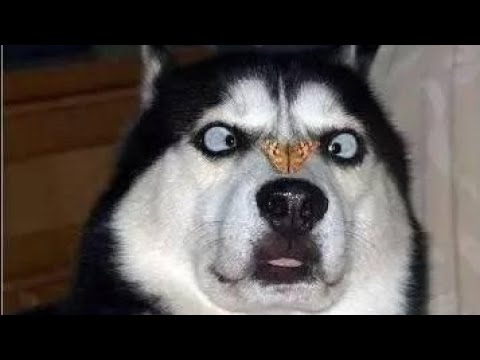
#> input picture Problem Solving/Actually problems/Seventh part/yay.jpeg, 480 x 360 px, found by its file name
$ python 'Problem 34.py'
#> lines starting #> are read from the running program, lines starting #| are printed output that depends on the picture
import cv2
import numpy as np

def create_passport_photo(image_path):
    # Load the image
    img = cv2.imread(image_path)
#> img is the input picture: shape (360, 480, 3); mean B, G, R 73, 75.5, 81

    # Set the desired dimensions for the passport-size photo
    width, height = 2, 2  # In inches (you can adjust these values)
    dpi = 300  # Dots per inch (you can adjust this value)

    # Calculate the dimensions in pixels
    width_px = int(width * dpi)
    height_px = int(height * dpi)

    # Resize the image while maintaining the aspect ratio
    aspect_ratio = img.shape[1] / img.shape[0]
#> aspect_ratio = 1.33
    if width_px / height_px > aspect_ratio:
        new_width_px = int(height_px * aspect_ratio)
        new_height_px = height_px
    else:
        new_width_px = width_px
        new_height_px = int(width_px / aspect_ratio)
#> new_height_px = 450

    img_resized = cv2.resize(img, (new_width_px, new_height_px))

    # Create the violet-white background
    background_color = (238, 130, 238)  # Violet color in BGR format
    background = np.full((height_px, width_px, 3), background_color, dtype=np.uint8)

    # Calculate the position to place the resized image at the center
    x_offset = (width_px - img_resized.shape[1]) // 2
#> x_offset = 0
    y_offset = (height_px - img_resized.shape[0]) // 2
#> y_offset = 75

    # Paste the resized image onto the background
    background[y_offset:y_offset + img_resized.shape[0], x_offset:x_offset + img_resized.shape[1]] = img_resized
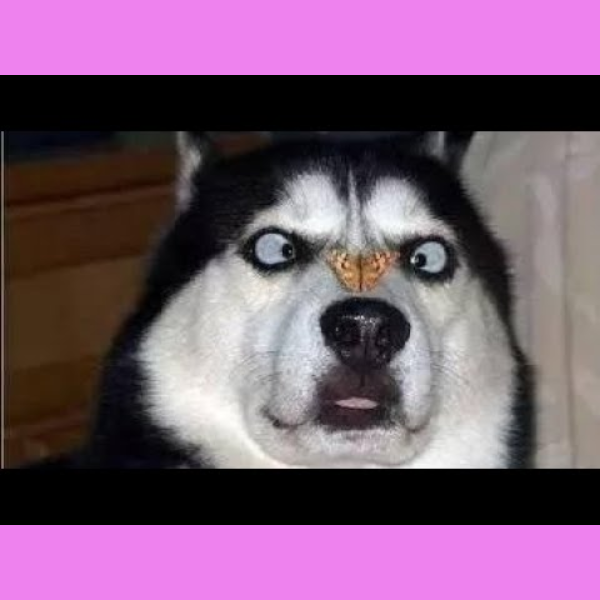
#> background: shape (600, 600, 3); mean B, G, R 114.2, 89.1, 120.2

    # Save the resulting passport-size photo
    output_path = "passport_photo.jpg"  # Output file path
    cv2.imwrite(output_path, background)

    print("Passport-size photo created successfully!")

# Usage example
image_path = "/Users/andygu/Desktop/preply_umair/Problem Solving/Actually problems/Seventh part/yay.jpeg"  # Replace with your input photo path
create_passport_photo(image_path)
